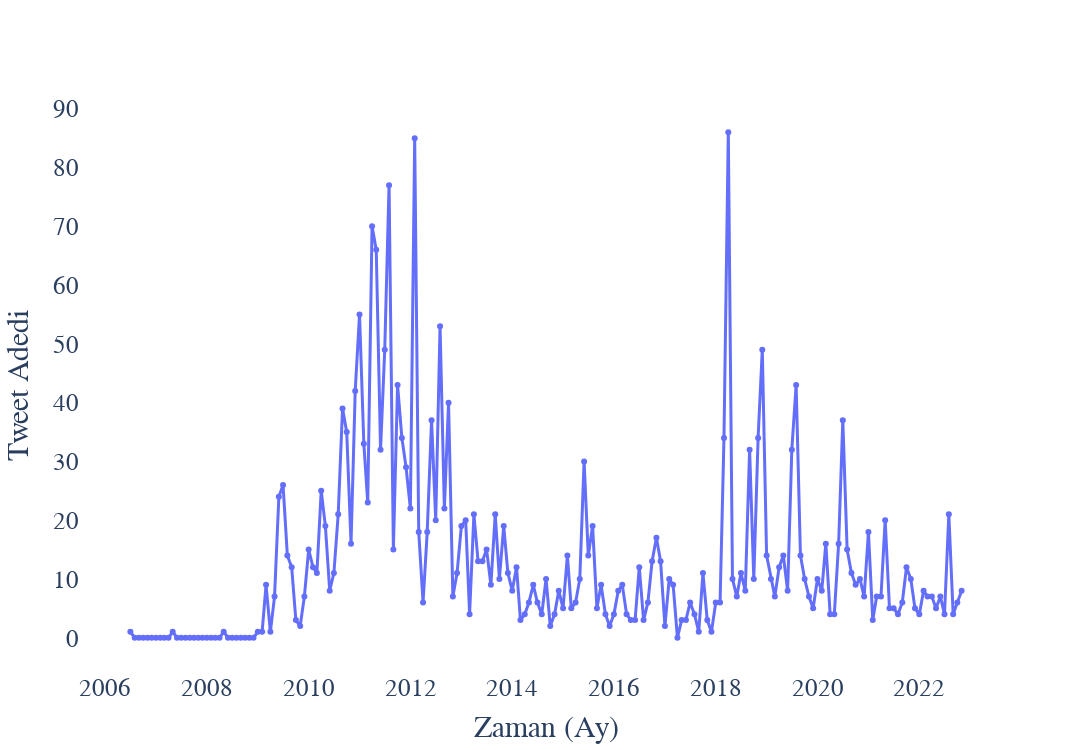

The code cell stored with this chart in its notebook:
### Code cell
import plotly.graph_objects as go

data['date'] = pd.to_datetime(data.date)
line_chart_sentiment_data = data.set_index('date').groupby([pd.Grouper(freq='1M')]).count()['text'].reset_index()
line_chart_sentiment_data['date'] = line_chart_sentiment_data['date'].astype(str)

# Create traces
fig = go.Figure()
fig.add_trace(go.Scatter(x=line_chart_sentiment_data.date.values, y=line_chart_sentiment_data.text.values,
                    mode='lines+markers',
                    line=dict(width=3),
                    name='Negatif',
                   ))

fig.update_layout(width=2000,
                  height=750,
                  paper_bgcolor='rgba(0,0,0,0)',
                  plot_bgcolor='rgba(0,0,0,0)',
                  xaxis_title='Zaman (Ay)',
                  yaxis_title='Tweet Adedi',
                 font=dict(
                    family="Courier New, monospace",
                    size=25
                    ))

fig.show()

### Figure 1 — Plotly figure (JSON) as saved in the notebook; plotly's stock layout.template omitted (floating-point values rounded to 4 significant figures; data arrays with more than 128 entries replaced by an {"elided": "..."} marker saying what was removed)
{"data": [{"line": {"width": 3}, "mode": "lines+markers", "name": "Negatif", "type": "scatter", "x": {"elided": "197 str values"}, "y": {"elided": "197 int values"}}], "layout": {"font": {"family": "Courier New, monospace", "size": 25}, "height": 750, "paper_bgcolor": "rgba(0, 0, 0, 0)", "plot_bgcolor": "rgba(0, 0, 0, 0)", "width": 2000, "xaxis": {"autorange": true, "range": ["2005-07-18 10:02:04.4768", "2023-10-12 13:57:55.5232"], "title": {"text": "Zaman (Ay)"}, "type": "date"}, "yaxis": {"autorange": true, "range": [-5.489, 91.49], "title": {"text": "Tweet Adedi"}, "type": "linear"}}}
